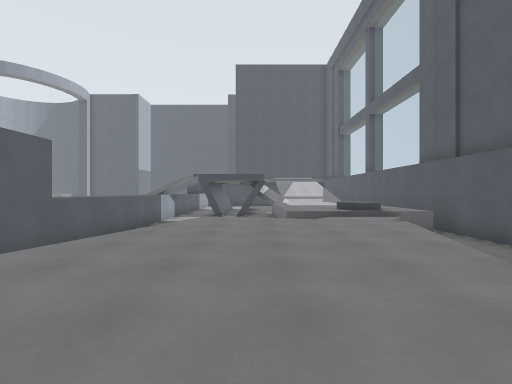
view 1 (above)

15 first-person views from a walk through a level from a Godot 3-D game. The camera is 1.3 m above the floor, looks level and sees 85° across. The floor is counted in squares, 2 m on a side. Each view is taken from the middle of a square. On the plan, view 1 faces up. The plan holds only what a view shows up to about 9 squares ahead; the rest is blank. The place goes on beyond the plan. Surface patterns are stand-ins for the level's own textures.

view 2
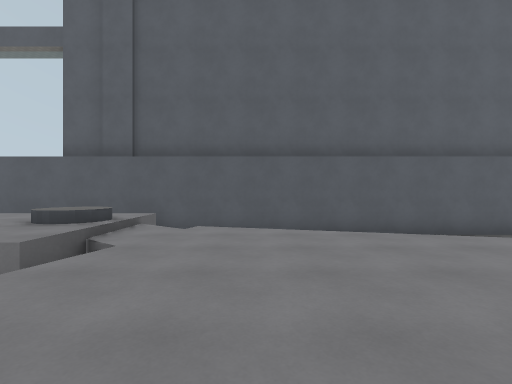

view 3
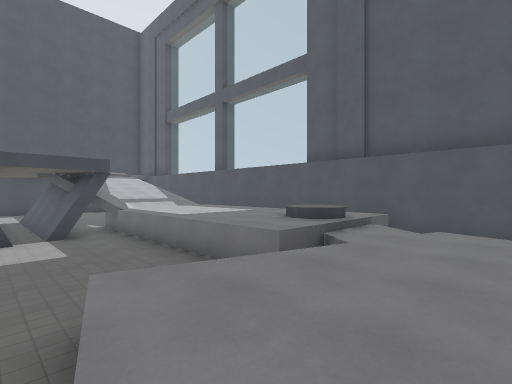

view 4
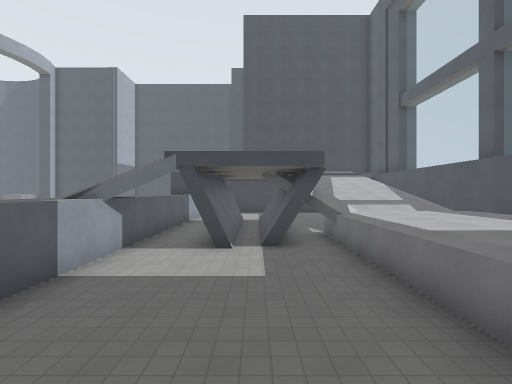

view 5
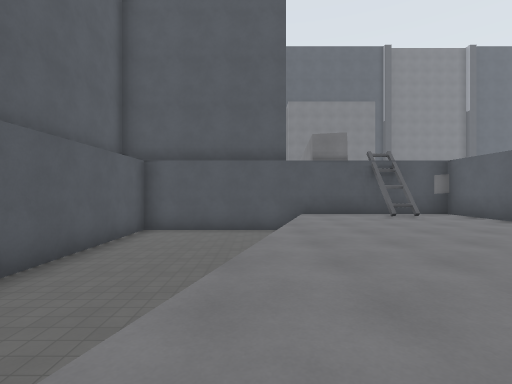

view 6
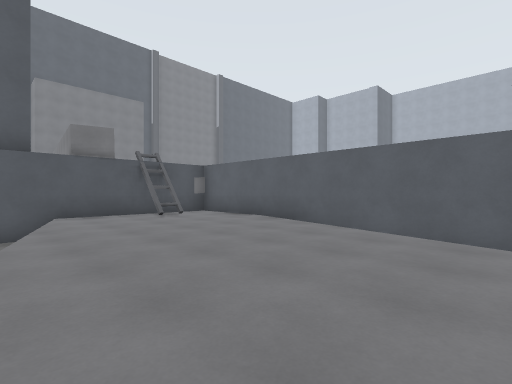

view 7
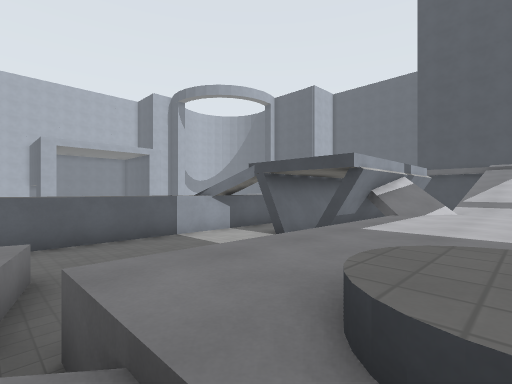

view 8
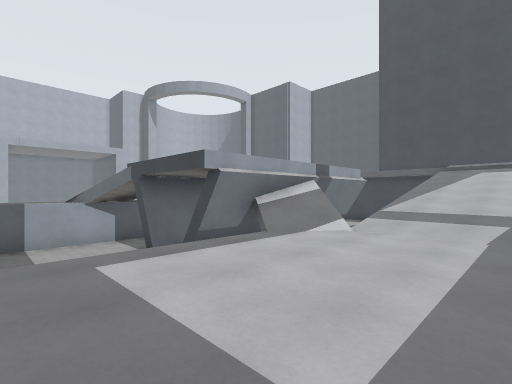

view 9
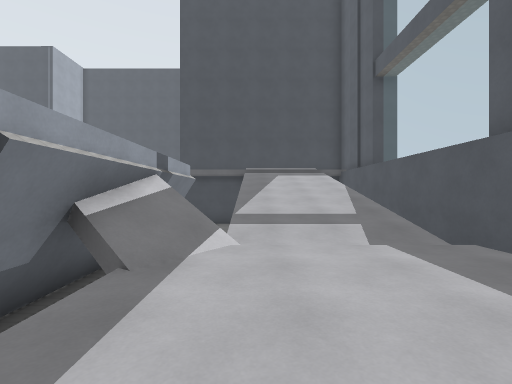

view 10
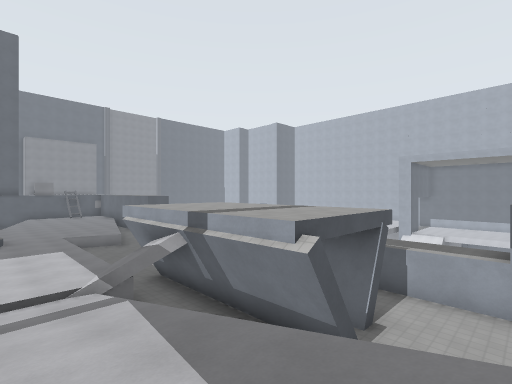

view 11
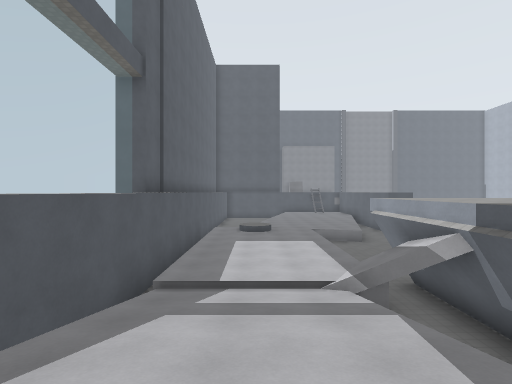

view 12
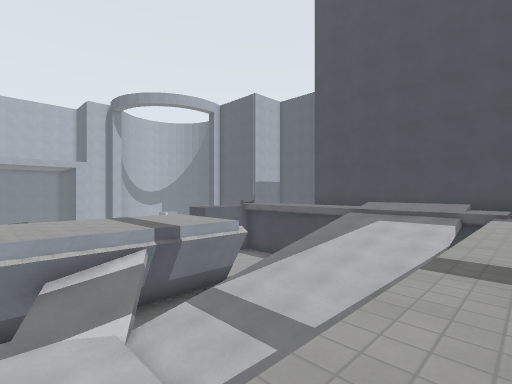

view 13
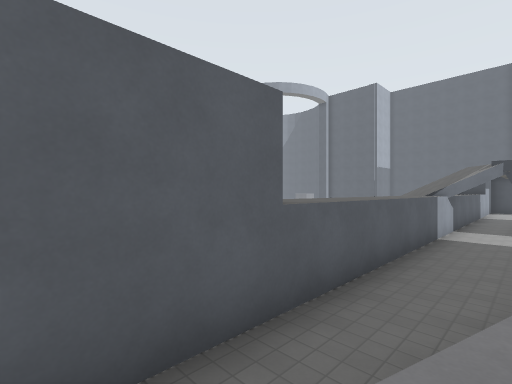

view 14
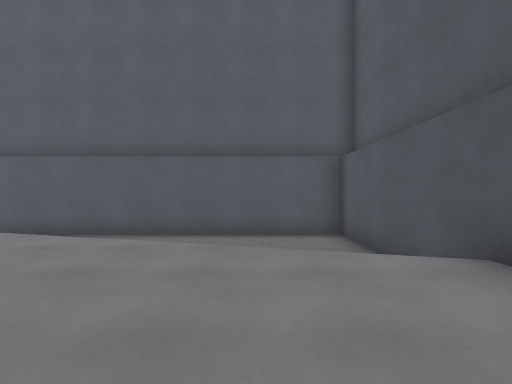

view 15
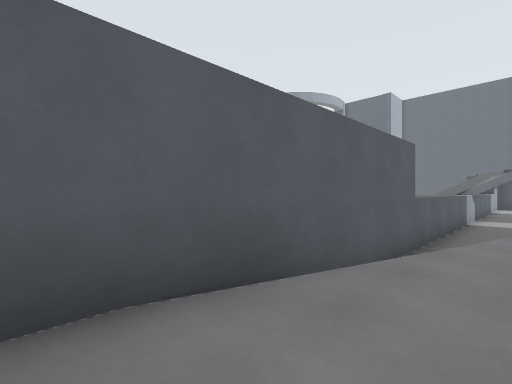

### Floor plan
Key: @ floor where view 1 was taken; # wall or solid block; x gap in a wall; . main floor; : floor 0.25 m higher than the main floor; + floor 0.75 m higher than the main floor; * floor 3.25 m higher than the main floor; / step, stairs or slope; v drop or lower ground.
Columns run from 4 left of view 1 to 7 right of it. Each row starts with its distance up from view 1.
 23        ///
 22       ///**
 21       ///v*
 20  vv   ///v*
 19  vvv  ///v*
 18  vvvv ///v*
 17  vvvv ///v*
 16  vvvvv///v*#
 15  vvvvv///v*
 14  vvv#/:::v*
 13 #v#vx::::v*
 12 #vvvv::::v
 11 #vvvv::::v #
 10 #vvvv::::v #
  9 #vvvv::/:v #
  8 #vvvv::+:v #
  7 #vv.vv..vv #
  6 #vv....vvv #
  5 #v.....vvv #
  4 #v.....v v #
  3 #v.....vvv #
  2 #v.....vvv #
  1 #.....vvvv #
  0 #...@.vvvv #
 -1 #.....vvvv #
 -2 #.#..vvvvv #
 -3 #....vvvvv #
 -4 ###########
 -5     #
 -6     #

Positions as (right, up) in squares from view 1, and headings:
1: (0, 0), facing up
2: (-2, 5), facing right
3: (-2, 5), facing up-right
4: (-1, 7), facing up
5: (2, 5), facing down
6: (2, 5), facing down-left
7: (3, 7), facing up-left
8: (4, 10), facing up-left
9: (2, 11), facing up
10: (3, 20), facing down-left
11: (3, 19), facing down
12: (6, 13), facing up-left
13: (-2, 3), facing up-left
14: (-2, -1), facing right
15: (-2, -1), facing up-left
